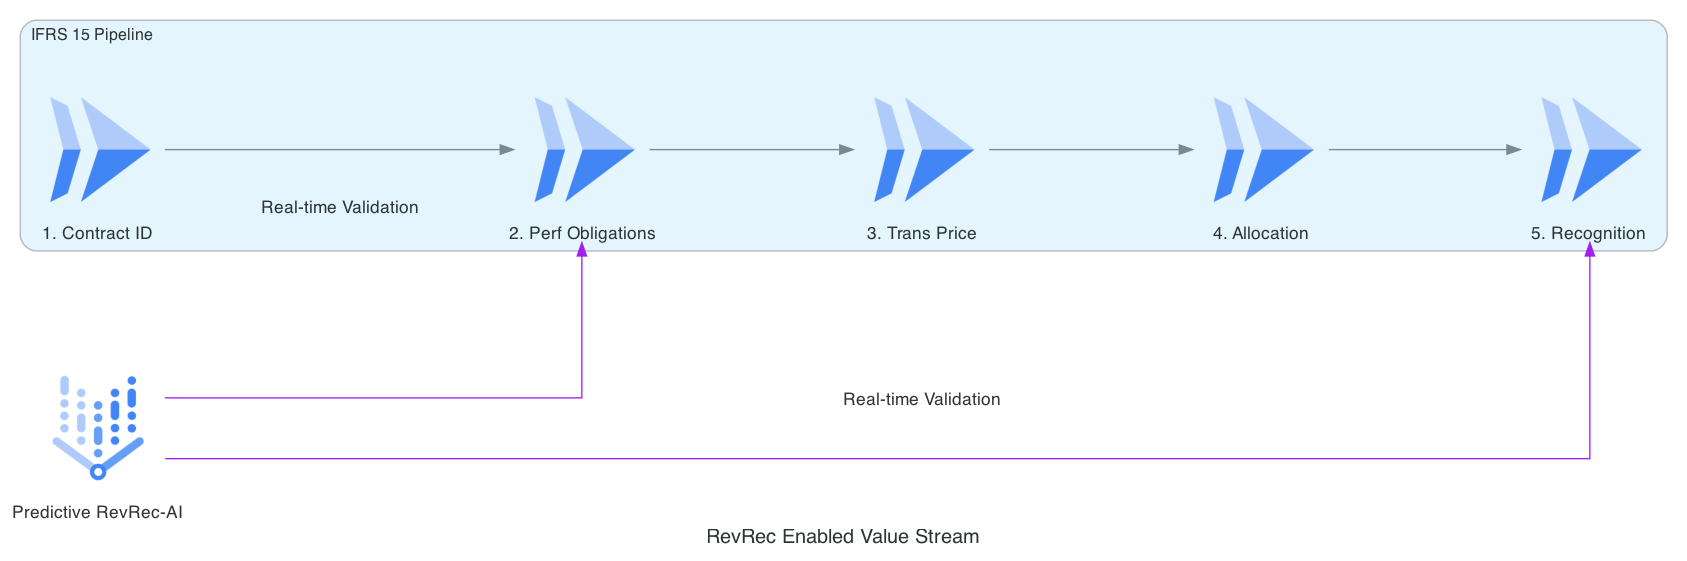

Python code for this plot:
from diagrams import Diagram, Cluster, Edge
from diagrams.gcp.ml import VertexAI
from diagrams.gcp.compute import Run

graph_attr = {"pad": "0.1", "nodesep": "1.0", "ranksep": "2.0", "bgcolor": "transparent"}

with Diagram("RevRec Enabled Value Stream", show=False, filename="revrec_enabled_stream", direction="LR", graph_attr=graph_attr):
    with Cluster("IFRS 15 Pipeline"):
        contract = Run("1. Contract ID")
        obligations = Run("2. Perf Obligations")
        price = Run("3. Trans Price")
        alloc = Run("4. Allocation")
        recog = Run("5. Recognition")

    ai_agent = VertexAI("Predictive RevRec-AI")

    contract >> obligations >> price >> alloc >> recog
    ai_agent >> Edge(label="Real-time Validation", color="purple") >> [obligations, recog]
